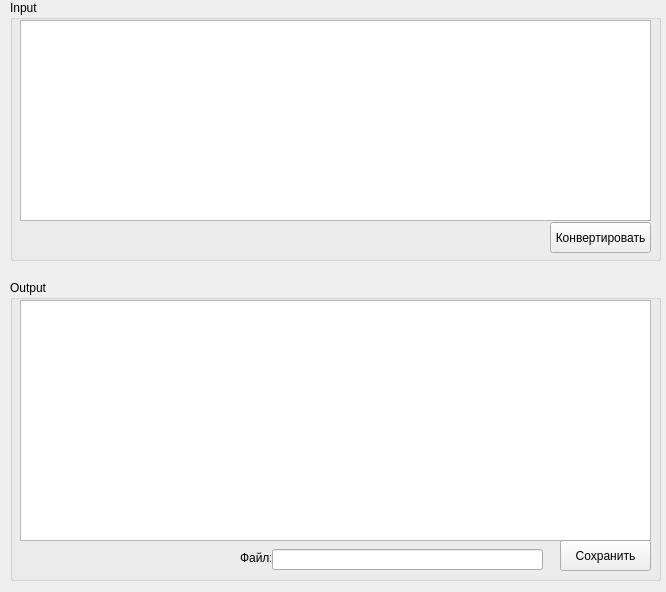
<?xml version="1.0" encoding="UTF-8"?>
<ui version="4.0">
 <class>Widget</class>
 <widget class="QWidget" name="Widget">
  <property name="geometry">
   <rect>
    <x>0</x>
    <y>0</y>
    <width>666</width>
    <height>592</height>
   </rect>
  </property>
  <property name="windowTitle">
   <string>Omron Tag Converter</string>
  </property>
  <property name="windowIcon">
   <iconset resource="icon.qrc">
    <normaloff>:/icons/dev-32/dev-32.ico</normaloff>:/icons/dev-32/dev-32.ico</iconset>
  </property>
  <widget class="QGroupBox" name="groupBox">
   <property name="geometry">
    <rect>
     <x>10</x>
     <y>0</y>
     <width>651</width>
     <height>261</height>
    </rect>
   </property>
   <property name="title">
    <string>Input</string>
   </property>
   <widget class="QPlainTextEdit" name="inputTextEdit">
    <property name="geometry">
     <rect>
      <x>10</x>
      <y>20</y>
      <width>631</width>
      <height>201</height>
     </rect>
    </property>
    <property name="sizePolicy">
     <sizepolicy hsizetype="Preferred" vsizetype="Preferred">
      <horstretch>0</horstretch>
      <verstretch>0</verstretch>
     </sizepolicy>
    </property>
   </widget>
   <widget class="QPushButton" name="proceedButton">
    <property name="geometry">
     <rect>
      <x>540</x>
      <y>222</y>
      <width>101</width>
      <height>31</height>
     </rect>
    </property>
    <property name="text">
     <string>Конвертировать</string>
    </property>
   </widget>
  </widget>
  <widget class="QGroupBox" name="groupBox_2">
   <property name="geometry">
    <rect>
     <x>10</x>
     <y>280</y>
     <width>651</width>
     <height>301</height>
    </rect>
   </property>
   <property name="title">
    <string>Output</string>
   </property>
   <widget class="QPlainTextEdit" name="outputTextEdit">
    <property name="geometry">
     <rect>
      <x>10</x>
      <y>20</y>
      <width>631</width>
      <height>241</height>
     </rect>
    </property>
   </widget>
   <widget class="QPushButton" name="saveButton">
    <property name="geometry">
     <rect>
      <x>550</x>
      <y>260</y>
      <width>91</width>
      <height>31</height>
     </rect>
    </property>
    <property name="text">
     <string>Сохранить</string>
    </property>
   </widget>
   <widget class="QLineEdit" name="savePath">
    <property name="geometry">
     <rect>
      <x>262</x>
      <y>269</y>
      <width>271</width>
      <height>21</height>
     </rect>
    </property>
   </widget>
   <widget class="QLabel" name="label">
    <property name="geometry">
     <rect>
      <x>230</x>
      <y>270</y>
      <width>31</width>
      <height>16</height>
     </rect>
    </property>
    <property name="text">
     <string>Файл:</string>
    </property>
   </widget>
  </widget>
 </widget>
 <layoutdefault spacing="6" margin="11"/>
 <resources>
  <include location="icon.qrc"/>
 </resources>
 <connections/>
</ui>
